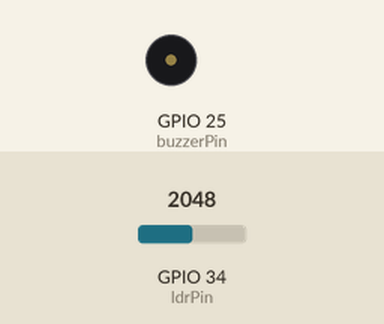
Recording of a sketch running on a simulated ESP32. Parts: buzzer (waves = sounding, pin HIGH). The inputs (shaded band) are chosen by the test bench; at power-on: GPIO 34 (ldrPin) = 2048. What the sketch prints to the serial monitor is not drawn.

Above: at 1.2 s.
1.3 s: GPIO 34 (ldrPin) set to 1968
At 1.4 s:
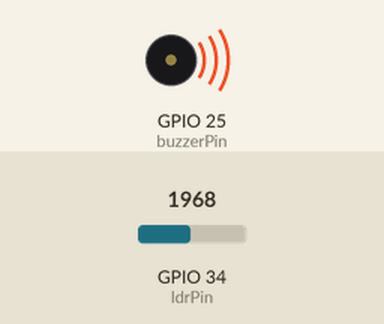
4.3 s: GPIO 34 (ldrPin) set to 2040
At 4.8 s:
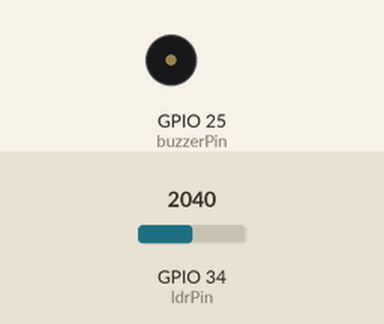
7.3 s: GPIO 34 (ldrPin) set to 1960
At 7.4 s:
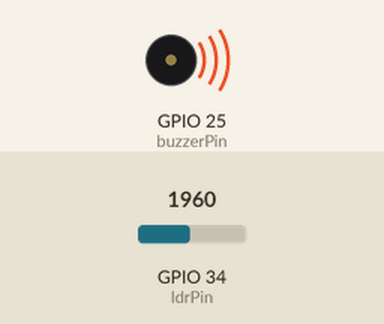
Timing chart, 0 to 16.3 s (numbered marks = the images above; inputs shaded):
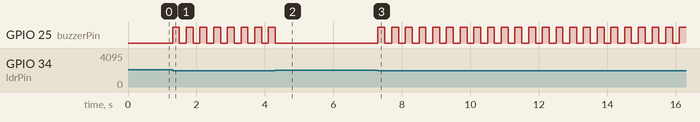

Measured:
- the behaviour switches between 2000 and 1999 on GPIO 34 (ldrPin) (found by bisection; images 0 and 1)
- after the input at 1.3 s, GPIO 25 (buzzerPin): alternates HIGH for 0.20 s and LOW for 0.20 s, starting at once
- after the input at 4.3 s, GPIO 25 (buzzerPin): goes on until 4.3 s, then stays LOW
- after the input at 7.3 s, GPIO 25 (buzzerPin): alternates HIGH for 0.20 s and LOW for 0.20 s, starting at once

The sketch:

MorningAlarm.ino
```cpp
// Pin connections
const int ldrPin = 34;     // LDR sensor connected to GPIO34 (ADC pin)
const int buzzerPin = 25;  // Buzzer connected to GPIO25 (use PWM capable pin)

// Light threshold (adjust based on your setup)
int lightThreshold = 2000;  // ESP32 ADC range is 0–4095

void setup() {
  pinMode(buzzerPin, OUTPUT);
  Serial.begin(115200);
}

void loop() {
  int ldrValue = analogRead(ldrPin);  // Read LDR value (0–4095 on ESP32)
  Serial.print("LDR Value: ");
  Serial.println(ldrValue);

  if (ldrValue < lightThreshold) {
    // Light detected -> make buzzer beep
    digitalWrite(buzzerPin, HIGH);
    delay(200);
    digitalWrite(buzzerPin, LOW);
    delay(200);
  } else {
    // No light -> buzzer stays OFF
    digitalWrite(buzzerPin, LOW);
  }
}
```
